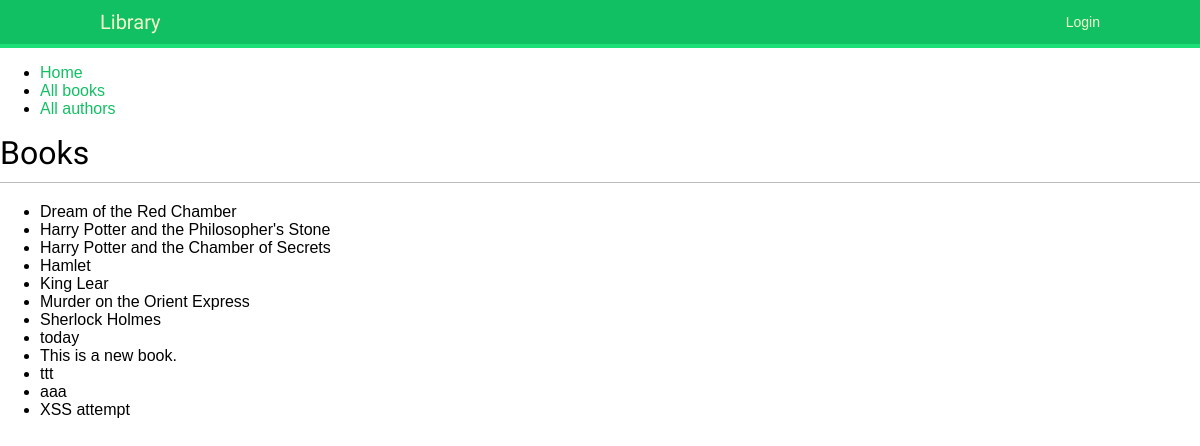
The page /books/ on the database its author committed.
### library/models.py (models this page shows, shortened)
class Book(models.Model):
    title = models.CharField(max_length=300)
    author = models.ForeignKey('Author', on_delete=models.PROTECT)
    summary = models.CharField(max_length=500)
    ISBN = models.CharField(max_length=100)
    slug = models.SlugField(max_length = 250, null = True, blank = True, allow_unicode=True)

### library/views.py (the view)
# urls.py: path('books/', views.BookListView.as_view(), name='books'),
class BookListView(ListView):
    model = Book
    template_name = 'books.html'
    context_object_name = 'library_BookList'
    def get_context_data(self, **kwargs):
        context = super().get_context_data(**kwargs)
        context['section']='dashboard'
        return context

### templates/books.html
{% extends 'base.html' %}
{% block content %}
<h1>Books</h1>
<ul>
    {% for book in library_BookList %}
    {% if request.user.is_authenticated %}
        <li><a href="{% url 'book_detail' slug=book.slug pk=book.pk %}">{{book.title}}</a></li>
    {% else %}
        <li>{{book.title}}</li>
    {% endif %}
    {% empty %}
    <p>There is no book in our library.</p>
    {% endfor %}
</ul>
{% endblock content %}

### templates/base.html (shortened to what this page needs)
<!DOCTYPE html>
{% load static %}
<html lang="en">
    <head>
        <link href="{% static "css/base.css" %}" rel="stylesheet">
    </head>
    <body>
        <div id="header">
            <span class="logo">Library</span>
            <span class="user">
            {% if request.user.is_authenticated %}
                Hello {{ user.username }},
                <a href="{% url 'logout' %}">Logout</a>
            {% else %}
                <a href="{% url 'login' %}">Login</a>
            {% endif %}
            </span>
        </div>
        {% block sidebar %}
        <ul class='sidebar-nav'>
            <li><a href="{% url 'home' %}">Home</a></li>
            <li><a href="{% url 'books' %}">All books</a></li>
            <li><a href="{% url 'authors' %}">All authors</a></li>
        </ul>
        {% endblock %}
        {% block content %}
        {% endblock content %}
    </body>
</html>

### static/css/base.css (style rules this page uses)
body { margin:0; padding:0; font-family:helvetica, sans-serif; }
a { color:#12c064; text-decoration:none; }
h1, h2, h3, h4, h5 , h6 { font-family: 'Muli', sans-serif; font-weight:normal; }
h1 { border-bottom:1px solid #bbb; padding:0 0 10px 0; margin:10px 0 20px 0; }
#header { padding:10px 100px; font-size:14px; background:#12c064; color:#fff; border-bottom:4px solid #1cdf78; overflow:auto; }
#header .logo { font-family: 'Muli', sans-serif; float:left; color:#f3f7cc; font-size:20px; margin-right:10%; }
#header a { color:#f3f7cc; }
#header .user { float:right; padding-top:4px; }

### rows shown on the page
Book: title "Dream of the Red Chamber"
Book: title "Harry Potter and the Philosopher's Stone"
Book: title "Harry Potter and the Chamber of Secrets"
Book: title "Hamlet"
Book: title "King Lear"
Book: title "Murder on the Orient Express"
Book: title "Sherlock Holmes"
Book: title "today"
Book: title "This is a new book."
Book: title "ttt"
Book: title "aaa"
Book: title "XSS attempt"
